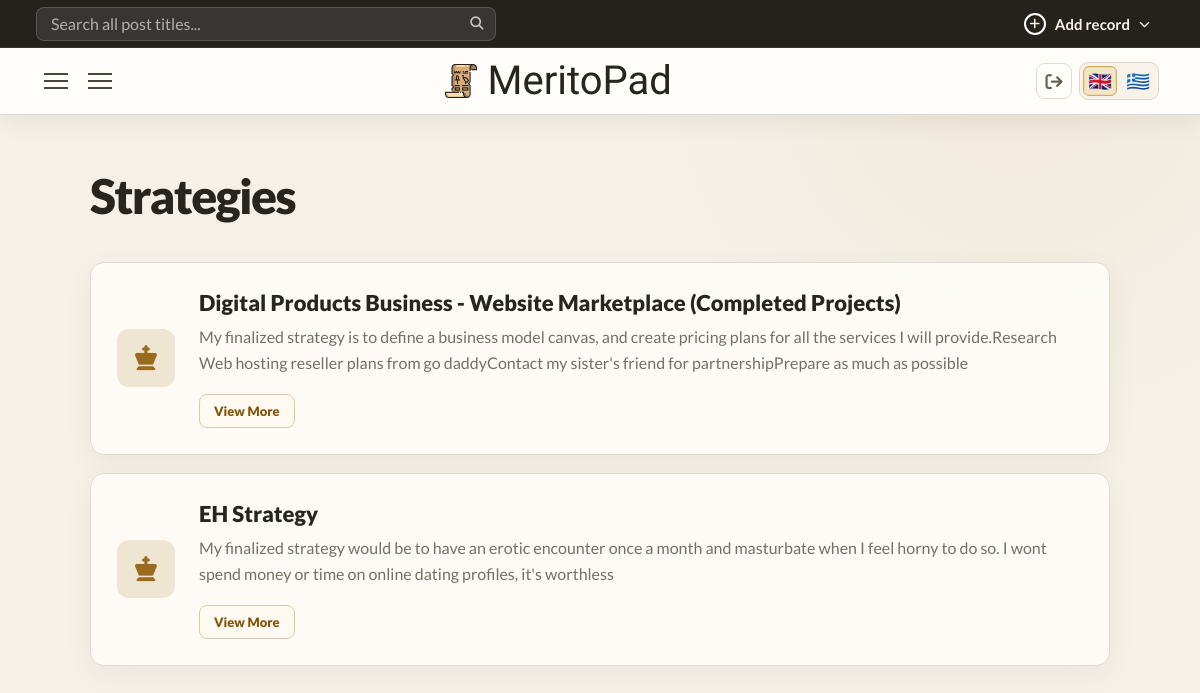
The page /cnicou/strategies/ (signed in) on the database its author committed.
### core/models.py (models this page shows, shortened)
class UserOwnedModel(models.Model):
    user = models.ForeignKey(
        settings.AUTH_USER_MODEL,
        on_delete=models.CASCADE,
        related_name="%(class)s_records",
        null=True,
        blank=True,
    )
    class Meta:
        abstract = True
        constraints = [
            models.UniqueConstraint(
                fields=("user", "slug"),
                name="unique_%(class)s_user_slug",
            )
        ]

class Strategy(UserOwnedModel):
    title = models.CharField(max_length=255)
    slug = models.SlugField(blank=True)
    created_at = models.DateTimeField(auto_now_add=True)
    strenght = CKEditor5Field('Strenghts', config_name='extends')  # or 'default'
    Weeknesses = CKEditor5Field('Weaknesses', config_name='extends')  # or 'default'
    opportunities = CKEditor5Field('Opportunities', config_name='extends')  # or 'default'
    threats = CKEditor5Field('Threats', config_name='extends')  # or 'default'
    strenghts_advantages = CKEditor5Field('How to take advantage of your strenghts', config_name='extends')  # or 'default'
    weekness_minimization = CKEditor5Field('How to take improve or minimize your weaknesses?', config_name='extends')  # or 'default'
    opportunities_advantages = CKEditor5Field('How to take advantage of your opportunities?', config_name='extends')  # or 'default'
    threats_prevention = CKEditor5Field('How to prevent threats from happening?', config_name='extends')  # or 'default'
    finalized_strategy = CKEditor5Field('What is your finalized Strategy?', config_name='extends')  # or 'default'
    category = models.ForeignKey(
        StrategyCategory,
        on_delete=models.CASCADE,
        related_name="strategies_by_category",
        null=True
    )
    subcategory = models.ForeignKey(
        StrategySubcategory,
        on_delete=models.CASCADE,
        related_name="strategies_by_subcategory",
        blank=True,
        null=True
    )
    tags = models.ManyToManyField(
        StrategyTag,
        related_name="strategies_by_tag",
        blank=True
    )

### core/views.py (the view)
# urls.py: path("strategies/",views.strategy_index,name="strategy_index"),
@workspace_login_required
def strategy_index(request):
    articles = records_for_user(Strategy, request.user).order_by("-created_at")
    paginator = Paginator(articles, 6) # Show 9 per page.
    page_number = request.GET.get('page')
    page_obj = paginator.get_page(page_number)
    article_tags = taxonomy_for_user(StrategyTag, request.user)
    article_categories = taxonomy_for_user(StrategyCategory, request.user)
    for category in article_categories:
        category.sub_categories = category.subcategories.filter(user=request.user)
    return render(request,"core/view/strategy.html",{
        "articles":articles,
        "page_obj":page_obj,
        "article_categories":article_categories,
        "article_tags":article_tags,
    })

### core/context_processors.py (called while the page is built)
def workspace_record_type(request):
    match = getattr(request, "resolver_match", None)
    if match is None:
        return {}
    url_name = match.url_name or ""
    record_type = match.kwargs.get("record_type")
    if not record_type:
        record_type = "article" if url_name == "index" else url_name.split("_", 1)[0]
    if record_type not in WORKSPACE_RECORD_TYPES:
        return {}
    return {
        "workspace_record_type": record_type,
        "workspace_is_record_form": url_name.endswith(("_create", "_edit")),
        "workspace_is_single": url_name.endswith("_single"),
    }

### core/taxonomy.py (called while the page is built)
def default_category_first(queryset):
    return queryset.annotate(
        _default_category_order=Case(
            When(slug=DEFAULT_CATEGORY_SLUG, then=Value(0)),
            default=Value(1),
            output_field=IntegerField(),
        )
    ).order_by("_default_category_order", "name")

def is_category_model(model):
    return issubclass(model, BaseCategory)

### core/views.py (called while the page is built)
def records_for_user(model, user):
    return model.objects.filter(user=user)

def taxonomy_for_user(model, user):
    queryset = model.objects.filter(user=user)
    if is_category_model(model):
        return default_category_first(queryset)
    return queryset.order_by("name")

def workspace_login_required(view):
    @wraps(view)
    def workspace_view(request, *args, username=None, **kwargs):
        if username != request.user.username:
            raise Http404
        return view(request, *args, **kwargs)
    return login_required(workspace_view)

### core/templates/core/view/strategy.html (shortened to what this page needs)
{% extends 'core/base.html' %}
{% block main %}
<div class="grid">
    <div class="grid-right">
        <div class="grid-right-wraper">
            <h1 class="post-type-title">Strategies</h1>
            {% for article in page_obj %}
                <article class="preview">
                    <div class="icon">
                       <i class="fa-solid fa-chess-king"></i>
                    </div>
                    <div class="content">
                        <h2>{{article.title}}</h2>
                        <p>{{article.finalized_strategy | safe | striptags | truncatewords:70 }}</p>
                        <a class="view-single-btn" href="{% url 'strategy_single' request.user.username article.slug %}">View More</a>
                    </div>
                </article>
            {% empty %}
                <p class="no-entries">No entries yet to show...</p>
            {% endfor %}
    </div>
    </div>
</div>
{% endblock %}

### rows shown on the page
Strategy: title "Digital Products Business - Website Marketplace (Completed Projects)", finalized_strategy "My finalized strategy is to define a business model canvas, and create pricing plans for all the services I will provide.Research Web hosting reseller plans from go daddyContact my sister's friend for partnershipPrepare as much as possible"
Strategy: title "EH Strategy", finalized_strategy "My finalized strategy would be to have an erotic encounter once a month and masturbate when I feel horny to do so. I wont spend money or time on online dating profiles, it's worthless"
